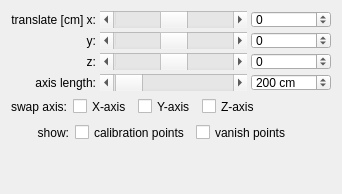
                <widget class="QWidget" name="coordTab3D">
                 <attribute name="title">
                  <string>     3D     </string>
                 </attribute>
                 <attribute name="toolTip">
                  <string>Select for 3D coordinatesystem</string>
                 </attribute>
                 <layout class="QVBoxLayout" name="verticalLayout_5">
                  <item>
                   <layout class="QGridLayout" name="gridLayout_5">
                    <property name="spacing">
                     <number>4</number>
                    </property>
                    <item row="0" column="0">
                     <widget class="QLabel" name="label_54">
                      <property name="toolTip">
                       <string>Translate the coordinate system in x-direction.</string>
                      </property>
                      <property name="text">
                       <string>translate [cm] x:</string>
                      </property>
                      <property name="alignment">
                       <set>Qt::AlignRight|Qt::AlignTrailing|Qt::AlignVCenter</set>
                      </property>
                     </widget>
                    </item>
                    <item row="0" column="1">
                     <widget class="QScrollBar" name="coord3DTransX">
                      <property name="sizePolicy">
                       <sizepolicy hsizetype="Expanding" vsizetype="Fixed">
                        <horstretch>0</horstretch>
                        <verstretch>0</verstretch>
                       </sizepolicy>
                      </property>
                      <property name="minimumSize">
                       <size>
                        <width>50</width>
                        <height>17</height>
                       </size>
                      </property>
                      <property name="maximumSize">
                       <size>
                        <width>16777215</width>
                        <height>17</height>
                       </size>
                      </property>
                      <property name="toolTip">
                       <string>Translate the coordinate system in x-direction.</string>
                      </property>
                      <property name="minimum">
                       <number>-10000</number>
                      </property>
                      <property name="maximum">
                       <number>10000</number>
                      </property>
                      <property name="pageStep">
                       <number>10</number>
                      </property>
                      <property name="value">
                       <number>0</number>
                      </property>
                      <property name="sliderPosition">
                       <number>0</number>
                      </property>
                      <property name="orientation">
                       <enum>Qt::Horizontal</enum>
                      </property>
                     </widget>
                    </item>
                    <item row="0" column="2">
                     <widget class="QSpinBox" name="coord3DTransX_spin">
                      <property name="minimumSize">
                       <size>
                        <width>0</width>
                        <height>17</height>
                       </size>
                      </property>
                      <property name="maximumSize">
                       <size>
                        <width>16777215</width>
                        <height>17</height>
                       </size>
                      </property>
                      <property name="toolTip">
                       <string>Translate the coordinate system in x-direction.</string>
                      </property>
                      <property name="minimum">
                       <number>-10000</number>
                      </property>
                      <property name="maximum">
                       <number>10000</number>
                      </property>
                     </widget>
                    </item>
                    <item row="1" column="0">
                     <widget class="QLabel" name="label_55">
                      <property name="toolTip">
                       <string>Translate the coordinate system in y-direction.</string>
                      </property>
                      <property name="text">
                       <string>y:</string>
                      </property>
                      <property name="alignment">
                       <set>Qt::AlignRight|Qt::AlignTrailing|Qt::AlignVCenter</set>
                      </property>
                     </widget>
                    </item>
                    <item row="1" column="1">
                     <widget class="QScrollBar" name="coord3DTransY">
                      <property name="minimumSize">
                       <size>
                        <width>0</width>
                        <height>17</height>
                       </size>
                      </property>
                      <property name="maximumSize">
                       <size>
                        <width>16777215</width>
                        <height>17</height>
                       </size>
                      </property>
                      <property name="toolTip">
                       <string>Translate the coordinate system in y-direction.</string>
                      </property>
                      <property name="minimum">
                       <number>-10000</number>
                      </property>
                      <property name="maximum">
                       <number>10000</number>
                      </property>
                      <property name="value">
                       <number>0</number>
                      </property>
                      <property name="sliderPosition">
                       <number>0</number>
                      </property>
                      <property name="orientation">
                       <enum>Qt::Horizontal</enum>
                      </property>
                     </widget>
                    </item>
                    <item row="1" column="2">
                     <widget class="QSpinBox" name="coord3DTransY_spin">
                      <property name="minimumSize">
                       <size>
                        <width>0</width>
                        <height>17</height>
                       </size>
                      </property>
                      <property name="maximumSize">
                       <size>
                        <width>16777215</width>
                        <height>17</height>
                       </size>
                      </property>
                      <property name="toolTip">
                       <string>Translate the coordinate system in y-direction.</string>
                      </property>
                      <property name="minimum">
                       <number>-10000</number>
                      </property>
                      <property name="maximum">
                       <number>10000</number>
                      </property>
                     </widget>
                    </item>
                    <item row="2" column="0">
                     <widget class="QLabel" name="label_57">
                      <property name="toolTip">
                       <string>2D: Rotate the coordinate system clockwise. 3D: Translate the coordinate system in z-direction.</string>
                      </property>
                      <property name="text">
                       <string>z:</string>
                      </property>
                      <property name="alignment">
                       <set>Qt::AlignRight|Qt::AlignTrailing|Qt::AlignVCenter</set>
                      </property>
                     </widget>
                    </item>
                    <item row="2" column="1">
                     <widget class="QScrollBar" name="coord3DTransZ">
                      <property name="minimumSize">
                       <size>
                        <width>0</width>
                        <height>17</height>
                       </size>
                      </property>
                      <property name="maximumSize">
                       <size>
                        <width>16777215</width>
                        <height>17</height>
                       </size>
                      </property>
                      <property name="toolTip">
                       <string>2D: Rotate the coordinate system clockwise. 3D: Translate the coordinate system in z-direction.</string>
                      </property>
                      <property name="minimum">
                       <number>-10000</number>
                      </property>
                      <property name="maximum">
                       <number>10000</number>
                      </property>
                      <property name="pageStep">
                       <number>10</number>
                      </property>
                      <property name="sliderPosition">
                       <number>0</number>
                      </property>
                      <property name="orientation">
                       <enum>Qt::Horizontal</enum>
                      </property>
                     </widget>
                    </item>
                    <item row="2" column="2">
                     <widget class="QSpinBox" name="coord3DTransZ_spin">
                      <property name="minimumSize">
                       <size>
                        <width>0</width>
                        <height>17</height>
                       </size>
                      </property>
                      <property name="maximumSize">
                       <size>
                        <width>16777215</width>
                        <height>17</height>
                       </size>
                      </property>
                      <property name="toolTip">
                       <string>2D: Rotate the coordinate system clockwise. 3D: Translate the coordinate system in z-direction.</string>
                      </property>
                      <property name="minimum">
                       <number>-10000</number>
                      </property>
                      <property name="maximum">
                       <number>10000</number>
                      </property>
                     </widget>
                    </item>
                    <item row="3" column="0">
                     <widget class="QLabel" name="label_56">
                      <property name="toolTip">
                       <string>Scale the coordinate system.</string>
                      </property>
                      <property name="text">
                       <string>axis length:</string>
                      </property>
                      <property name="alignment">
                       <set>Qt::AlignRight|Qt::AlignTrailing|Qt::AlignVCenter</set>
                      </property>
                     </widget>
                    </item>
                    <item row="3" column="1">
                     <widget class="QScrollBar" name="coord3DAxeLen">
                      <property name="minimumSize">
                       <size>
                        <width>0</width>
                        <height>17</height>
                       </size>
                      </property>
                      <property name="maximumSize">
                       <size>
                        <width>16777215</width>
                        <height>17</height>
                       </size>
                      </property>
                      <property name="toolTip">
                       <string>Scale the coordinate system.</string>
                      </property>
                      <property name="minimum">
                       <number>1</number>
                      </property>
                      <property name="maximum">
                       <number>10000</number>
                      </property>
                      <property name="value">
                       <number>200</number>
                      </property>
                      <property name="sliderPosition">
                       <number>200</number>
                      </property>
                      <property name="orientation">
                       <enum>Qt::Horizontal</enum>
                      </property>
                     </widget>
                    </item>
                    <item row="3" column="2">
                     <widget class="QSpinBox" name="coord3DAxeLen_spin">
                      <property name="minimumSize">
                       <size>
                        <width>0</width>
                        <height>17</height>
                       </size>
                      </property>
                      <property name="maximumSize">
                       <size>
                        <width>16777215</width>
                        <height>17</height>
                       </size>
                      </property>
                      <property name="toolTip">
                       <string>Scale the coordinate system.</string>
                      </property>
                      <property name="suffix">
                       <string> cm</string>
                      </property>
                      <property name="minimum">
                       <number>1</number>
                      </property>
                      <property name="maximum">
                       <number>10000</number>
                      </property>
                      <property name="value">
                       <number>200</number>
                      </property>
                     </widget>
                    </item>
                   </layout>
                  </item>
                  <item>
                   <layout class="QHBoxLayout" name="horizontalLayout_6">
                    <item>
                     <widget class="QLabel" name="label_60">
                      <property name="toolTip">
                       <string>Translate the coordinate system in x-direction.</string>
                      </property>
                      <property name="text">
                       <string>swap axis:</string>
                      </property>
                      <property name="alignment">
                       <set>Qt::AlignRight|Qt::AlignTrailing|Qt::AlignVCenter</set>
                      </property>
                     </widget>
                    </item>
                    <item>
                     <widget class="QCheckBox" name="coord3DSwapX">
                      <property name="minimumSize">
                       <size>
                        <width>0</width>
                        <height>17</height>
                       </size>
                      </property>
                      <property name="maximumSize">
                       <size>
                        <width>16777215</width>
                        <height>17</height>
                       </size>
                      </property>
                      <property name="text">
                       <string>X-axis</string>
                      </property>
                     </widget>
                    </item>
                    <item>
                     <widget class="QCheckBox" name="coord3DSwapY">
                      <property name="minimumSize">
                       <size>
                        <width>0</width>
                        <height>17</height>
                       </size>
                      </property>
                      <property name="maximumSize">
                       <size>
                        <width>16777215</width>
                        <height>17</height>
                       </size>
                      </property>
                      <property name="text">
                       <string>Y-axis</string>
                      </property>
                     </widget>
                    </item>
                    <item>
                     <widget class="QCheckBox" name="coord3DSwapZ">
                      <property name="minimumSize">
                       <size>
                        <width>0</width>
                        <height>17</height>
                       </size>
                      </property>
                      <property name="maximumSize">
                       <size>
                        <width>16777215</width>
                        <height>17</height>
                       </size>
                      </property>
                      <property name="text">
                       <string>Z-axis</string>
                      </property>
                     </widget>
                    </item>
                    <item>
                     <spacer name="horizontalSpacer_5">
                      <property name="orientation">
                       <enum>Qt::Horizontal</enum>
                      </property>
                      <property name="sizeHint" stdset="0">
                       <size>
                        <width>40</width>
                        <height>20</height>
                       </size>
                      </property>
                     </spacer>
                    </item>
                   </layout>
                  </item>
                  <item>
                   <layout class="QHBoxLayout" name="horizontalLayout_7">
                    <item>
                     <widget class="QLabel" name="label_61">
                      <property name="toolTip">
                       <string>Translate the coordinate system in x-direction.</string>
                      </property>
                      <property name="text">
                       <string>        show:</string>
                      </property>
                      <property name="alignment">
                       <set>Qt::AlignRight|Qt::AlignTrailing|Qt::AlignVCenter</set>
                      </property>
                     </widget>
                    </item>
                    <item>
                     <widget class="QCheckBox" name="extCalibPointsShow">
                      <property name="minimumSize">
                       <size>
                        <width>0</width>
                        <height>17</height>
                       </size>
                      </property>
                      <property name="maximumSize">
                       <size>
                        <width>16777215</width>
                        <height>17</height>
                       </size>
                      </property>
                      <property name="text">
                       <string>calibration points</string>
                      </property>
                     </widget>
                    </item>
                    <item>
                     <widget class="QCheckBox" name="extVanishPointsShow">
                      <property name="minimumSize">
                       <size>
                        <width>0</width>
                        <height>17</height>
                       </size>
                      </property>
                      <property name="maximumSize">
                       <size>
                        <width>16777215</width>
                        <height>17</height>
                       </size>
                      </property>
                      <property name="text">
                       <string>vanish points</string>
                      </property>
                     </widget>
                    </item>
                    <item>
                     <spacer name="horizontalSpacer_6">
                      <property name="orientation">
                       <enum>Qt::Horizontal</enum>
                      </property>
                      <property name="sizeHint" stdset="0">
                       <size>
                        <width>40</width>
                        <height>20</height>
                       </size>
                      </property>
                     </spacer>
                    </item>
                   </layout>
                  </item>
                  <item>
                   <spacer name="verticalSpacer_2">
                    <property name="orientation">
                     <enum>Qt::Vertical</enum>
                    </property>
                    <property name="sizeHint" stdset="0">
                     <size>
                      <width>20</width>
                      <height>40</height>
                     </size>
                    </property>
                   </spacer>
                  </item>
                 </layout>
                </widget>
